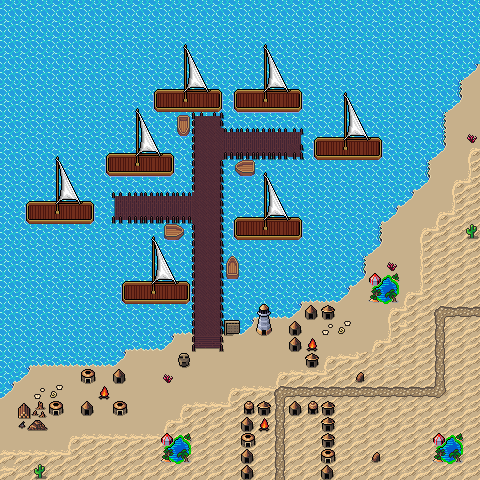

Rendered tile map (Tiled .tmx) drawn with the repository's tilesets; below, a short description and the map source with its tile grids summarised:
An orthogonal 30x30 tile map with 16x16 px tiles, 4 tile layers (Collision, Background, Walls, Clutter), 5 tilesets and 30 objects.

<map version="1.10" tiledversion="1.11.2" orientation="orthogonal" renderorder="right-down" width="30" height="30" tilewidth="16" tileheight="16" infinite="0" nextlayerid="8" nextobjectid="94">
 <editorsettings>
  <export target="wastetown..tmx" format="tmx" />
 </editorsettings>
 <properties>
  <property name="dungeonEffect" value="{&quot;startBattleWithCard&quot;: [ &quot;Wanted Scoundrels&quot; ]}" />
 </properties>
 <tileset firstgid="1" source="../../../../common/maps/tileset/main.tsx" />
 <tileset firstgid="10113" source="../../../../common/maps/tileset/buildings.tsx" />
 <tileset firstgid="11905" name="dungeon large" tilewidth="16" tileheight="16" tilecount="16384" columns="128">
  <image source="../../../../common/maps/tileset/dungeon/dungeon_bis.png" width="2048" height="2048" />
 </tileset>
 <tileset firstgid="28289" source="../../../../common/maps/tileset/main-nocollide.tsx" />
 <tileset firstgid="38401" source="../../../../common/maps/tileset/dungeon/dungeon_bis.tsx" />
 <layer id="6" name="Collision" width="30" height="30">
  <data>[900 cells, 64 non-empty, 3 distinct tile ids]</data>
 </layer>
 <layer id="1" name="Background" width="30" height="30">
  <data>[900 cells, 900 non-empty, 4 distinct tile ids]</data>
 </layer>
 <layer id="2" name="Walls" width="30" height="30">
  <data>[900 cells, 573 non-empty, 51 distinct tile ids]</data>
 </layer>
 <layer id="3" name="Clutter" width="30" height="30">
  <properties>
   <property name="spriteLayer" type="bool" value="true" />
  </properties>
  <data>[900 cells, 163 non-empty, 56 distinct tile ids]</data>
 </layer>
 <objectgroup id="4" name="Objects">
  <object id="38" template="../../../../common/maps/obj/entry_up.tx" x="260" y="479.167" width="48" height="23">
   <properties>
    <property name="direction" value="up" />
    <property name="teleport" value="" />
   </properties>
  </object>
  <object id="52" template="../../../../common/maps/obj/gold.tx" x="248.833" y="145.833" />
  <object id="54" template="../../../../common/maps/obj/enemy.tx" x="202.001" y="150.583">
   <properties>
    <property name="effect">{ "startBattleWithCard": [ "Pirate Hat|LCI", "shipwreck sentry|LCI"]
}</property>
    <property name="enemy" value="Admiral Brass" />
    <property name="threatRange" type="int" value="0" />
   </properties>
  </object>
  <object id="55" template="../../../../common/maps/obj/enemy.tx" x="198.666" y="247.667">
   <properties>
    <property name="enemy" value="Captain Storm" />
    <property name="threatRange" type="int" value="0" />
    <property name="waypoints" value="0" />
   </properties>
  </object>
  <object id="56" template="../../../../common/maps/obj/enemy.tx" x="63.3334" y="416.333">
   <properties>
    <property name="enemy" value="Ramirez" />
    <property name="threatRange" type="int" value="0" />
   </properties>
  </object>
  <object id="57" template="../../../../common/maps/obj/enemy.tx" x="272.167" y="401.667">
   <properties>
    <property name="enemy" value="Zara" />
    <property name="threatRange" type="int" value="0" />
   </properties>
  </object>
  <object id="58" template="../../../../common/maps/obj/enemy.tx" x="319.5" y="341.75">
   <properties>
    <property name="enemy" value="Kari Zev" />
    <property name="threatRange" type="int" value="0" />
   </properties>
  </object>
  <object id="59" template="../../../../common/maps/obj/enemy.tx" x="198.5" y="358.833">
   <properties>
    <property name="enemy" value="Malcolm and Breeches" />
    <property name="threatRange" type="int" value="0" />
    <property name="waypoints" value="" />
   </properties>
  </object>
  <object id="69" template="../../../../common/maps/obj/collision.tx" x="-0.5" y="480.5" width="481" height="16" />
  <object id="70" template="../../../../common/maps/obj/collision.tx" x="0" y="-17.5" width="481" height="16" />
  <object id="71" template="../../../../common/maps/obj/collision.tx" x="481" y="-19.5415" width="16" height="516.083" />
  <object id="72" template="../../../../common/maps/obj/collision.tx" x="-16" y="-19.5415" width="16" height="516.083" />
  <object id="74" template="../../../../common/maps/obj/enemy.tx" x="453" y="178.333">
   <properties>
    <property name="enemy" value="Sala" />
    <property name="threatRange" type="int" value="0" />
   </properties>
  </object>
  <object id="77" template="../../../../common/maps/obj/booster.tx" x="137.5" y="213.667">
   <properties>
    <property name="reward">[
  {
    "editions": [ "XLN" ],
    "type": "card",
    "count": 10,
    "rarity": [ "Common" ]
  },
  {
    "editions": [ "XLN" ],
    "type": "card",
    "count": 3,
    "rarity": [ "Uncommon" ]
  },
  {
    "editions": [ "XLN" ],
    "type": "card",
    "count": 1,
    "rarity": [ "Rare", "Mythic Rare" ]
  }
]
</property>
   </properties>
  </object>
  <object id="78" template="../../../../common/maps/obj/gold.tx" x="26.6667" y="386" />
  <object id="79" template="../../../../common/maps/obj/gold.tx" x="52" y="386" />
  <object id="80" template="../../../../common/maps/obj/gold.tx" x="466.667" y="112" />
  <object id="81" template="../../../../common/maps/obj/gold.tx" x="449.333" y="128" />
  <object id="82" template="../../../../common/maps/obj/booster.tx" x="271.333" y="147.333">
   <properties>
    <property name="reward">[
  {
    "editions": [ "RIX" ],
    "type": "card",
    "count": 10,
    "rarity": [ "Common" ]
  },
  {
    "editions": [ "RIX" ],
    "type": "card",
    "count": 3,
    "rarity": [ "Uncommon" ]
  },
  {
    "editions": [ "RIX" ],
    "type": "card",
    "count": 1,
    "rarity": [ "Rare", "Mythic Rare" ]
  }
]
</property>
   </properties>
  </object>
  <object id="83" template="../../../../common/maps/obj/gold.tx" x="304.667" y="337.333" />
  <object id="84" template="../../../../common/maps/obj/dialog.tx" x="269.045" y="426.25" width="23.2424" height="15.5" visible="1">
   <properties>
    <property name="dialog">[
{
   "text": "You are met by the sound of waves and the sight of the open sea ahead. Pirates bustle about, laughing, drinking, and arguing in a rowdy fashion. You recall a story about High and Dry, a legendary pirate city from the plane of Ixalan. This must be a fragment of that place, cast to this world.",
   "options": [{
      "name": "(Continue)", "action": [{"deleteMapObject":-1}]}]
}
]</property>
   </properties>
  </object>
  <object id="85" template="../../../../common/maps/obj/dialog.tx" x="191.962" y="177.917" width="32.4924" height="17.5" visible="1">
   <properties>
    <property name="dialog">[
{
   "text": "An old but imposing woman dressed in what is clearly captain's garb calls out to you. 
'Yarr, landlubber! Ye may have roughed up those other ruffians, but if ye think you'll be sinking me, you best start sayin' yer prayers, cause yer about to walk the plank!'",
   "options": [{
      "name": "(Continue)", "action": [{"deleteMapObject":-1}]}]
}
]</property>
   </properties>
  </object>
  <object id="86" template="../../../../common/maps/obj/dialog.tx" x="224.148" y="342.023" width="16.0682" height="15.5" visible="1">
   <properties>
    <property name="dialog">[
{
   "text": "HIGH AND DRY DOCKS
EVERYTHING YE NEED: REST, RECREATION, and REVENGE",
   "options": [{
      "name": "(Continue)"}]
}
]</property>
   </properties>
  </object>
  <object id="87" template="../../../../common/maps/obj/collision.tx" x="240.091" y="400.383" width="16" height="81.4163" />
  <object id="88" template="../../../../common/maps/obj/collision.tx" x="319" y="415.625" width="16" height="64.083" />
  <object id="89" template="../../../../common/maps/obj/collision.tx" x="288.334" y="397.625" width="48.3333" height="19.4163" />
  <object id="90" template="../../../../common/maps/obj/collision.tx" x="161.5" y="433.459" width="29" height="28.083" />
  </objectgroup>
</map>
<!-- 3 of 30 objects omitted -->
